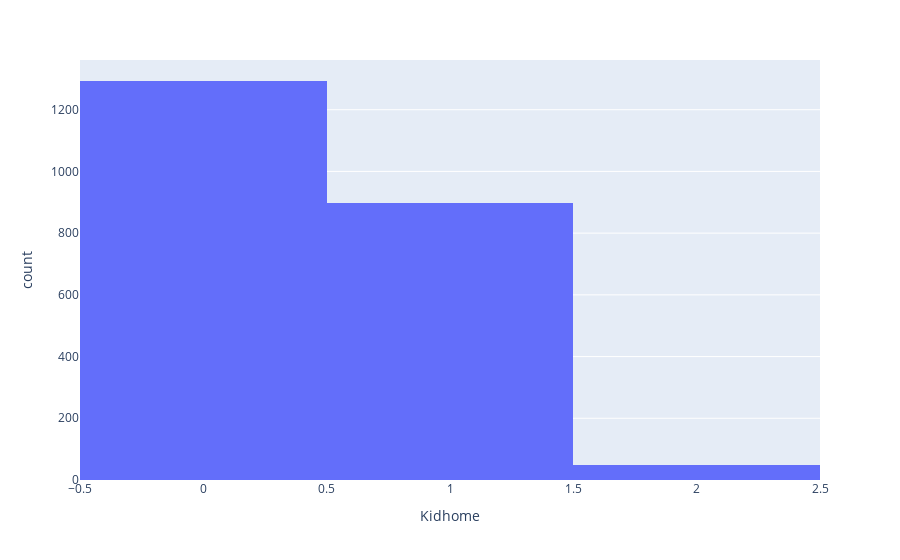

The code cell stored with this chart in its notebook:
### Code cell
# Plot the distribution of number of children in household
fig6 = px.histogram(df, x='Kidhome')
fig6.show()

### Figure 1 — Plotly figure (JSON) as saved in the notebook; plotly's stock layout.template omitted (floating-point values rounded to 4 significant figures; data arrays with more than 128 entries replaced by an {"elided": "..."} marker saying what was removed)
{"data": [{"alignmentgroup": "True", "bingroup": "x", "hovertemplate": "Kidhome=%{x}<br>count=%{y}<extra></extra>", "legendgroup": "", "marker": {"color": "#636efa", "pattern": {"shape": ""}}, "name": "", "offsetgroup": "", "orientation": "v", "showlegend": false, "type": "histogram", "x": {"elided": "2240 int values"}, "xaxis": "x", "yaxis": "y"}], "layout": {"barmode": "relative", "legend": {"tracegroupgap": 0}, "margin": {"t": 60}, "xaxis": {"anchor": "y", "domain": [0, 1], "title": {"text": "Kidhome"}}, "yaxis": {"anchor": "x", "domain": [0, 1], "title": {"text": "count"}}}}
